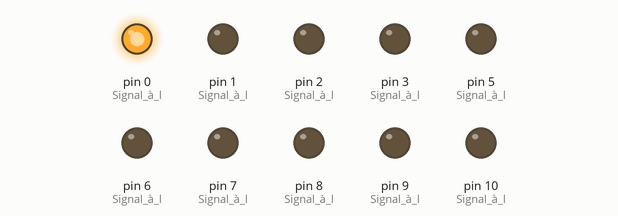
Recording of a sketch running on a simulated Arduino Uno, built with avr-gcc and run on an emulated ATmega328P. Parts: output pins drawn as LEDs (lit = HIGH).

Above: at 0.5 s.
At 1.5 s:
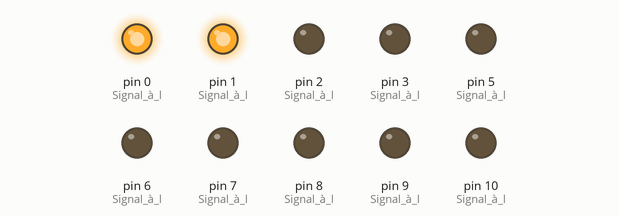
At 3.5 s:
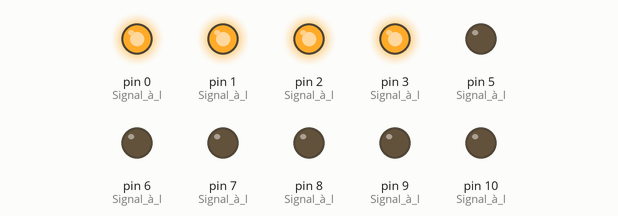
At 6.5 s:
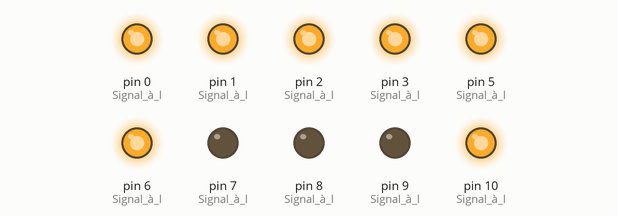
At 9.5 s:
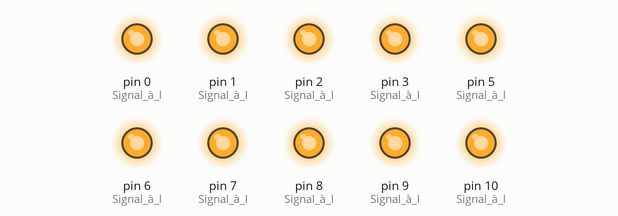
At 13.5 s:
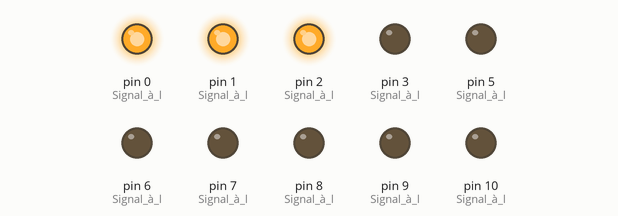
Timing chart, 0 to 14.3 s (numbered marks = the images above):
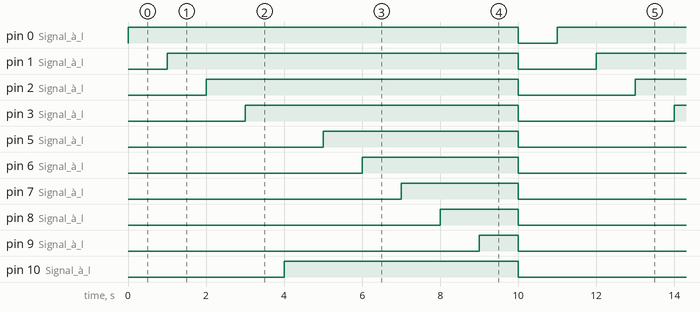

The sketch:

Allumage_en_chenille.ino
```cpp
void setup() {
  // put your setup code here, to run once:
  pinMode(0,OUTPUT); // Signal à l'Arduino que la connexion 1 doit envoyer du courant
  pinMode(1,OUTPUT); // Signal à l'Arduino que la connexion 2 doit envoyer du courant
  pinMode(2,OUTPUT); // Signal à l'Arduino que la connexion 3 doit envoyer du courant
  pinMode(3,OUTPUT); // Signal à l'Arduino que la connexion 4 doit envoyer du courant
  pinMode(10,OUTPUT); // Signal à l'Arduino que la connexion 5 doit envoyer du courant
  pinMode(5,OUTPUT); // Signal à l'Arduino que la connexion 6 doit envoyer du courant
  pinMode(6,OUTPUT); // Signal à l'Arduino que la connexion 7 doit envoyer du courant
  pinMode(7,OUTPUT); // Signal à l'Arduino que la connexion 8 doit envoyer du courant
  pinMode(8,OUTPUT); // Signal à l'Arduino que la connexion 9 doit envoyer du courant
  pinMode(9,OUTPUT); // Signal à l'Arduino que la connexion 10 doit envoyer du courant

  }

void loop()
{
  // put your main code here, to run repeatedly
digitalWrite(0,HIGH); // La led connectée sur ce port va s'allumée
delay(1000);
digitalWrite(1,HIGH); // La led connectée sur ce port va s'allumée
delay(1000);
digitalWrite(2,HIGH); // La led connectée sur ce port va s'allumée
delay(1000);
digitalWrite(3,HIGH); // La led connectée sur ce port va s'allumée
delay(1000);
digitalWrite(10,HIGH); // La led connectée sur ce port va s'allumée
delay(1000);
digitalWrite(5,HIGH); // La led connectée sur ce port va s'allumée
delay(1000);
digitalWrite(6,HIGH); // La led connectée sur ce port va s'allumée
delay(1000);
digitalWrite(7,HIGH); // La led connectée sur ce port va s'allumée
delay(1000);
digitalWrite(8,HIGH); // La led connectée sur ce port va s'allumée
delay(1000);
digitalWrite(9,HIGH); // La led connectée sur ce port va s'allumée
delay(1000);

digitalWrite(0,LOW); // La led connectée sur ce port va s'etteindre
digitalWrite(1,LOW); // La led connectée sur ce port va s'etteindre
digitalWrite(2,LOW); // La led connectée sur ce port va s'etteindre
digitalWrite(3,LOW); // La led connectée sur ce port va s'etteindre
digitalWrite(10,LOW); // La led connectée sur ce port va s'etteindre
digitalWrite(5,LOW); // La led connectée sur ce port va s'etteindre
digitalWrite(6,LOW); // La led connectée sur ce port va s'etteindre
digitalWrite(7,LOW); // La led connectée sur ce port va s'etteindre
digitalWrite(8,LOW); // La led connectée sur ce port va s'etteindre
digitalWrite(9,LOW); // La led connectée sur ce port va s'etteindre
delay(1000); //attente d'une seconde

}
```

Measured:
- by itself, pin 0 (Signal_à_l): alternates HIGH for 10.0 s and LOW for 1.0 s
- by itself, pin 1 (Signal_à_l): alternates HIGH for 9.0 s and LOW for 2.0 s
- by itself, pin 2 (Signal_à_l): alternates HIGH for 8.0 s and LOW for 3.0 s
- by itself, pin 3 (Signal_à_l): alternates HIGH for 7.0 s and LOW for 4.0 s
- by itself, pin 5 (Signal_à_l): alternates HIGH for 5.0 s and LOW for 6.0 s
- by itself, pin 6 (Signal_à_l): alternates HIGH for 4.0 s and LOW for 7.0 s
- by itself, pin 7 (Signal_à_l): alternates HIGH for 3.0 s and LOW for 8.0 s
- by itself, pin 8 (Signal_à_l): alternates HIGH for 2.0 s and LOW for 9.0 s
